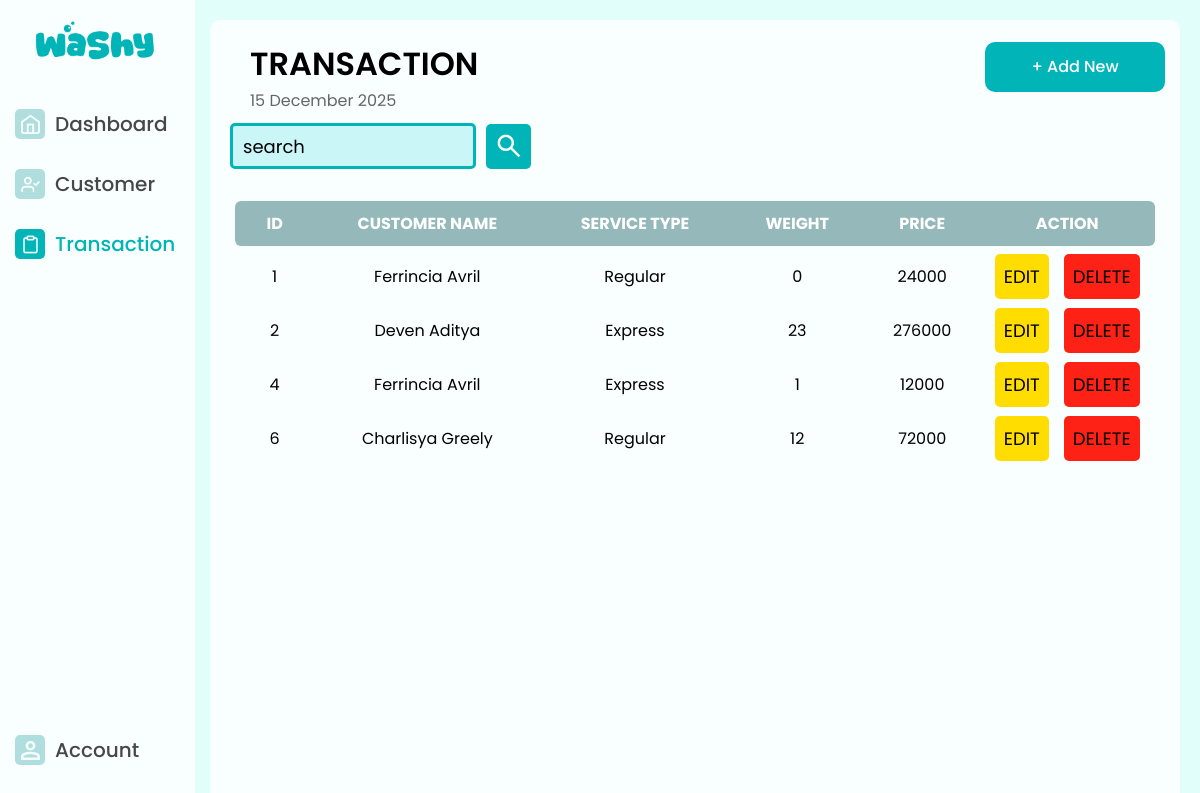
Screenshot of /Pages/Transaction/index.php with the database file from the repository.
### tables this page shows
CREATE TABLE `transaction_data` (
  `id_transaction` int(11) NOT NULL,
  `id_customer` int(11) DEFAULT NULL,
  `service_type` varchar(100) DEFAULT NULL,
  `weight` double DEFAULT NULL,
  `price` double DEFAULT NULL
);

CREATE TABLE `customer` (
  `id_customer` int(11) NOT NULL,
  `first_name` varchar(100) DEFAULT NULL,
  `last_name` varchar(100) DEFAULT NULL,
  `house_address` varchar(255) DEFAULT NULL,
  `email_address` varchar(150) DEFAULT NULL,
  `phone_number` varchar(30) DEFAULT NULL,
  `transaction_total` double DEFAULT 0
);

### Pages/Transaction/index.php (the view, shortened to what this page needs)
<?php
    include("../../db.php");
    $search = $_GET['search'] ?? '';
    if($search)
    {
        $search = $conn->real_escape_string($search);
        $sql = "
            SELECT * from transaction_data t
            JOIN customer c ON (t.id_customer=c.id_customer)
            WHERE
            c.first_name LIKE '%$search%' OR
            c.last_name LIKE '%$search%' OR
            t.service_type LIKE '%$search%' OR
            t.price LIKE '%$search%' OR
            t.weight LIKE '%$search%' OR
            t.id_transaction LIKE '%$search%'
        ";
        $query = $conn->query($sql);
    } else{
        $query = $conn->query("SELECT * FROM transaction_data t JOIN customer c ON t.id_customer=c.id_customer");
    }
    $trans=[];
    if($query->num_rows!=0){
        while($row=$query->fetch_assoc()){
            $trans[]=$row;
        }
    }
?>
<!DOCTYPE html >
<html>
    <head>
        <link rel="stylesheet" href="/WASHY/css/style.css" type="text/css" media="screen" />
    </head>
    <body>
        <div class="sidebar">
            <img class="logo" src="/WASHY/img/Logo.png"/>
            <div class="button-sidebar">
                <ul class="menu menu-main">
                    <li>
                        <a href="/WASHY/Pages/Dashboard/index.php" class="menu-button">
                            <div class="logo-box">
                                <img class="button-logo" src="/WASHY/img/dashboard_button.png"/>
                            </div>
                            <div class="menu-text">
                                Dashboard
                            </div>
                        </a>
                    </li>
                    <li>
                        <a href="/WASHY/Pages/Customer/index.php" class="menu-button">
                            <div class="logo-box">
                                <img class="button-logo" src="/WASHY/img/customer_button.png"/>
                            </div>
                            <div class="menu-text">
                                Customer
                            </div>
                        </a>
                    </li>
                    <li>
                        <a href="/WASHY/Pages/Transaction/index.php" class="menu-button active">
                            <div class="logo-box">
                                <img class="button-logo" src="/WASHY/img/transaction_button.png"/>
                            </div>
                            <div class="menu-text">
                                Transaction
                            </div>
                        </a>
                    </li>
                </ul>
                <ul class="menu menu-settings">
                    <li>
                        <a href="/Washy/Pages/Account/index.php" class="menu-button">
                            <div class="logo-box">
                                <img class="button-logo" src="/WASHY/img/account_button.png"/>
                            </div>
                            <div class="menu-text">
                                Account
                            </div>
                        </a>
                    </li>
                </ul>
            </div>
        </div>
        <div class="content">
            <div class="page-header">
                <div class="page-title">
                    <h1>TRANSACTION</h1>
                    <h3><?php echo date("d F Y"); ?></h3>
                </div>
                <a href="/WASHY/Pages/Transaction/tambah.php" class="add-btn">+ Add New</a>
            </div>
            <div class="page-body">
                <div class="search-section">
                    <form method="GET">
                        <input type="text" name="search" class="search-customer-box" id="search" value="<?= $_GET['search'] ?? '' ?>" placeholder="search"/>
                        <button class="search-icon-box">
                            <img class="search-icon" src="/WASHY/img/search_icon.png"/>
                        </button>
                    </form>
                </div>
            </div>
            <div class="table-section">
                <table>
                    <thead>
                        <tr>
                            <th>ID</th>
                            <th>CUSTOMER NAME</th>
                            <th>SERVICE TYPE</th>
                            <th>WEIGHT</th>
                            <th>PRICE</th>
                            <th>ACTION</th>
                        </tr>
                    </thead>
                    <tbody>
                        <?php foreach($trans as $t): ?>
                        <tr>
                            <td><?=  $t['id_transaction'] ?></td>
                            <td><?= $t['first_name'].' '. $t['last_name'] ?></td>
                            <td><?=  $t['service_type'] ?></td>
                            <td><?= $t['weight'] ?></td>
                            <td><?= $t['price'] ?></td>
                            <td>
                                <div class="action-button">
                                    <button type="submit" class="edit-button">
                                        <a href="/WASHY/Pages/Transaction/edit.php?id_transaction=<?= $t['id_transaction'] ?>">EDIT</a>
                                    </button>
                                    <button class="delete-button">
                                        <a href="/WASHY/Pages/Transaction/delete.php?id_transaction=<?= $t['id_transaction'] ?>" onclick="return confirm('Yakin ingin hapus data transaksi ini?')">DELETE</a>
                                    </button>
                                </div>
                            </td>
                        </tr>
                        <?php endforeach; ?>
                    </tbody>
                </table>
            </div>
        </div>
    </body>
</html>

### css/style.css (style rules this page uses)
* { font-family: 'Poppins', sans-serif; }
body { background-color: #E2FEFB; margin: 0px; margin-top: 0px; padding: 0px; }
.sidebar { background-color: #F8FFFE; width: 180px; height: 100vh; position: fixed; padding-left: 15px; padding-top: 20px; top: 0; left: 0; display: flex; flex-direction: column; }
.logo { width: 120px; align-items: center; margin-left: 20px; }
ul { list-style-type: none; margin-left: 0; padding: 0; }
li { margin-top: 20px; margin-left: 0; }
.menu-main { flex-grow: 1; }
.menu-settings { margin-bottom: 50px; }
.menu-button { width: 135px; height: 40px; text-decoration: none; color: inherit; display: flex; align-items: center; justify-content: flex-start; }
.logo-box { width: 30px; height: 30px; border-radius: 5px; align-items: center; background-color: #B0DEDF; }
.menu-text { font-family: 'Poppins', sans-serif; font-size: 20px; font-weight: 500; color: #474747; margin-left: 10px; }
.menu-button.active .logo-box { background-color: #00B4B7; }
.menu-button.active .menu-text { color: #00B4B7; }
.button-logo { width: 19px; height: 19px; margin: 6px; }
.button-sidebar { display: flex; flex-direction: column; height: 100%; }
.content { background-color: #F8FFFE; margin-left: 210px; margin-top: 20px; border-radius: 10px; min-height: calc(100vh - 10px); width: calc(100% - 230px); box-sizing: border-box; padding: 20px; padding-top: 10px; }
.page-header { display: flex; justify-content: space-between; align-items: center; width: 100%; padding: 10px 20px; }
.page-title h1 { margin: 0; font-size: 32px; font-weight: 600; }
.page-title h3 { margin: 0; font-size: 16px; font-weight: 400; color: #666; }
.add-btn { background-color: #00B4B7; border: none; border-radius: 10px; color: #ffffff; font-size: 16px; font-weight: 500; margin-right: 15px; margin-top: -20px; width: 180px; height: 50px; display: flex; justify-content: center; align-items: center; text-decoration: none; }
.search-section form { display: flex; align-items: center; gap: 10px; }
.search-icon-box { background-color: #00B4B7; width: 45px; height: 45px; align-items: center; border-radius: 5px; border: none; display: flex; justify-content: center; align-items: center; }
.search-icon { width: 30px; height: 30px; }
.search-customer-box { border: 3px solid #00B4B7; border-radius: 5px; width: 220px; height: 40px; padding: 0 10px; font-size: 18px; background-color: #caf6f8; }
.search-customer-box::placeholder { font-size: 18px; margin-left: 8px; color: #000000; }
.table-section { padding-top: 20px; }
table { padding: 5px; border-collapse: separate; border-spacing: 0 7px; color: #ffffff; width: 100%; }
thead th { background-color: #95b9ba; padding: 10px 25px; text-align: center; }
thead th:first-child { border-top-left-radius: 6px; border-bottom-left-radius: 6px; }
thead th:last-child { border-top-right-radius: 6px; border-bottom-right-radius: 6px; }
tbody tr { color: #000000; text-align: center; }
.action-button { display: flex; align-items: center; justify-content: center; gap: 15px; }
.edit-button { background-color:#ffdd00; border-radius: 5px; font-size: 18px; border: none; padding: 9px; }
.edit-button a { text-decoration: none; color: #000000; }
.delete-button a { text-decoration: none; color: #000000; }
.delete-button { background-color:#fe2216; border-radius: 5px; font-size: 18px; border: none; padding: 9px; }

### rows the page displays
transaction_data: id_transaction "1", id_customer.first_name "Ferrincia", id_customer.last_name "Avril", service_type "Regular", weight "0", price "24000"
transaction_data: id_transaction "2", id_customer.first_name "Deven", id_customer.last_name "Aditya", service_type "Express", weight "23", price "276000"
transaction_data: id_transaction "4", id_customer.first_name "Ferrincia", id_customer.last_name "Avril", service_type "Express", weight "1", price "12000"
transaction_data: id_transaction "6", id_customer.first_name "Charlisya", id_customer.last_name "Greely", service_type "Regular", weight "12", price "72000"
